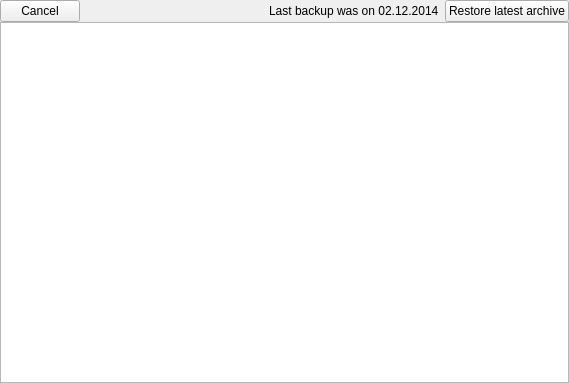
             <widget class="QWidget" name="page_2">
              <property name="geometry">
               <rect>
                <x>0</x>
                <y>0</y>
                <width>569</width>
                <height>383</height>
               </rect>
              </property>
              <property name="styleSheet">
               <string notr="true">#page_2 {
background: #E3EBEC;
}</string>
              </property>
              <attribute name="label">
               <string>Stage Server</string>
              </attribute>
              <layout class="QVBoxLayout" name="verticalLayout_10">
               <property name="spacing">
                <number>0</number>
               </property>
               <property name="leftMargin">
                <number>0</number>
               </property>
               <property name="topMargin">
                <number>0</number>
               </property>
               <property name="rightMargin">
                <number>0</number>
               </property>
               <property name="bottomMargin">
                <number>0</number>
               </property>
               <item>
                <widget class="QWidget" name="widget_5" native="true">
                 <property name="styleSheet">
                  <string notr="true"/>
                 </property>
                 <layout class="QHBoxLayout" name="horizontalLayout_3">
                  <property name="leftMargin">
                   <number>0</number>
                  </property>
                  <property name="topMargin">
                   <number>0</number>
                  </property>
                  <property name="rightMargin">
                   <number>0</number>
                  </property>
                  <property name="bottomMargin">
                   <number>0</number>
                  </property>
                  <item>
                   <widget class="QPushButton" name="pushButton_4">
                    <property name="text">
                     <string>Cancel</string>
                    </property>
                   </widget>
                  </item>
                  <item>
                   <spacer name="horizontalSpacer_4">
                    <property name="orientation">
                     <enum>Qt::Horizontal</enum>
                    </property>
                    <property name="sizeHint" stdset="0">
                     <size>
                      <width>40</width>
                      <height>20</height>
                     </size>
                    </property>
                   </spacer>
                  </item>
                  <item>
                   <widget class="QLabel" name="label_18">
                    <property name="text">
                     <string>Last backup was on 02.12.2014</string>
                    </property>
                   </widget>
                  </item>
                  <item>
                   <widget class="QPushButton" name="pushButton_5">
                    <property name="text">
                     <string>Restore latest archive</string>
                    </property>
                   </widget>
                  </item>
                 </layout>
                </widget>
               </item>
               <item>
                <widget class="QListWidget" name="backupRestoreListWidget">
                 <property name="styleSheet">
                  <string notr="true">#backupRestoreListWidget::item
{
min-height: 35px;
selection-background-color: #E5E9FF;
}
</string>
                 </property>
                 <property name="alternatingRowColors">
                  <bool>true</bool>
                 </property>
                </widget>
               </item>
              </layout>
             </widget>
